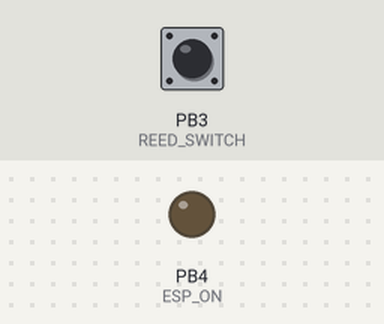
Bench run of a sketch on a simulated ATtiny85, built with avr-gcc and run on an emulated ATtiny85. Parts: output pins drawn as LEDs (lit = HIGH). Dashed ring = blinking. Inputs (shaded band) come from the test bench; at power-on: PB3 (REED_SWITCH) HIGH. Sleep ends after the set time or at an interrupt.

Above: at 1.2 s.
1.3 s: PB3 (REED_SWITCH) pulled LOW for 1 s
At 1.9 s:
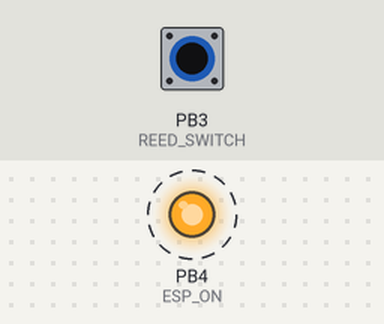
4.6 s: PB3 (REED_SWITCH) pulled LOW for 3.2 s
At 5.2 s:
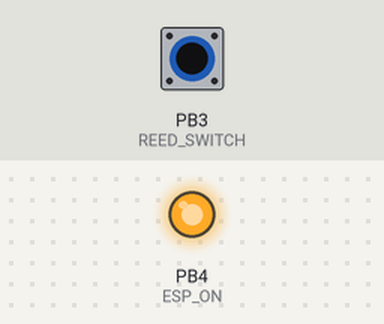
Timing chart, 0 to 10.1 s (numbered marks = the images above; inputs shaded):
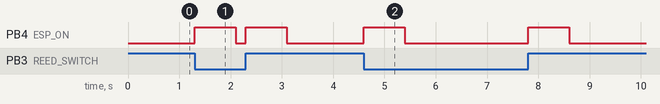

Measured:
- after the input at 1.3 s, PB4 (ESP_ON): alternates HIGH for 0.80 s and LOW for 0.20 s, 4 changes in all, then stays LOW, starting at once
- after the input at 4.6 s, PB4 (ESP_ON): alternates HIGH for 0.80 s and LOW for 2.4 s, 4 changes in all, then stays LOW, starting at once

The sketch:

ATTINY85.ino
```cpp
#include <avr/sleep.h>
#include <avr/power.h>

// Definiciones de pines
#define REED_SWITCH PB3  // Pin sensor magnetico (PB3, Pin 2)
#define ESP_ON PB4     // Pin que enciende el ESP (PB4, Pin 3)

// Variable para almacenar el estado del pulsador
volatile bool buttonPressed = false;

void setup() {
  // Configura el pin como salida
  pinMode(ESP_ON, OUTPUT);
  digitalWrite(ESP_ON, LOW);

  // Configura el pin del reed switch como entrada con pull-up
  pinMode(REED_SWITCH, INPUT_PULLUP);

  // Habilita la interrupción PCINT para el pin PB3
  GIMSK |= (1 << PCIE);   // Habilita las interrupciones PCINT
  PCMSK |= (1 << PCINT3); // Habilita la interrupción en PB3 (PCINT3)
  sei();                  // Habilita las interrupciones globales

  ADCSRA &= ~ bit(ADEN); // Deshabilita el conversion analogico digital para reducir el consumo

  set_sleep_mode(SLEEP_MODE_PWR_DOWN);
}

void loop() {
  if (buttonPressed) {
    // Activa el pin por 800 ms ya que es el tiempo necesario para que encienda el ESP8266
    digitalWrite(ESP_ON, HIGH);
    delay(800);
    digitalWrite(ESP_ON, LOW);

    // Reinicia la bandera
    buttonPressed = false;

    // Vuelve a dormir
    goToSleep();
  }else{
    // Vuelve a dormir
    goToSleep();
  }
}

// Función para entrar en modo de sueño profundo
void goToSleep() {
  set_sleep_mode(SLEEP_MODE_PWR_DOWN);  // Modo de sueño profundo
  sleep_enable();                       // Habilita el modo de sueño
  sei();                                // Habilita las interrupciones globales
  sleep_cpu();                          // Entra en modo de sueño
  sleep_disable();                      // Deshabilita el modo de sueño al despertar
}

// Rutina de servicio de interrupción (ISR) para PCINT
ISR(PCINT0_vect) {
  buttonPressed = true;  // Cambia el estado de la bandera
}
```
